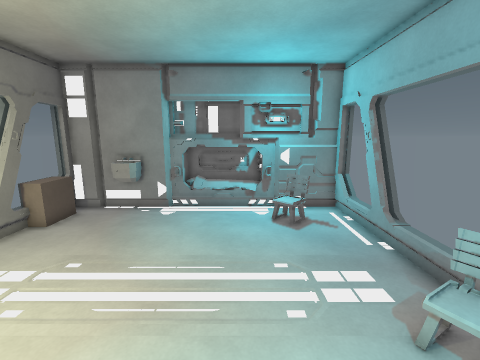
[1] (above)

12 first-person views from a walk through a 3-D level made in the Godot game engine. The camera is 1.5 m above the floor, tilts 10° down and sees 90° across. The floor is counted in squares, 0.5 m on a side. Each view is taken from the middle of a square. On the plan, view 1 faces up. The plan holds only what a view shows up to about 19 squares ahead; the rest is blank. Surface patterns are stand-ins for the level's own textures.

[2]
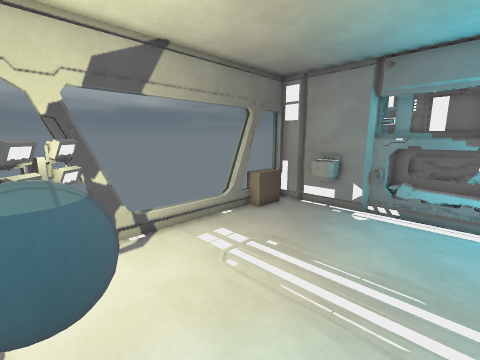

[3]
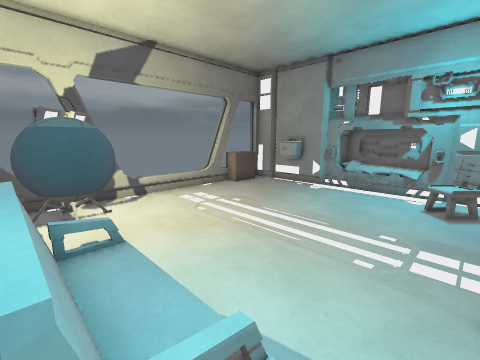

[4]
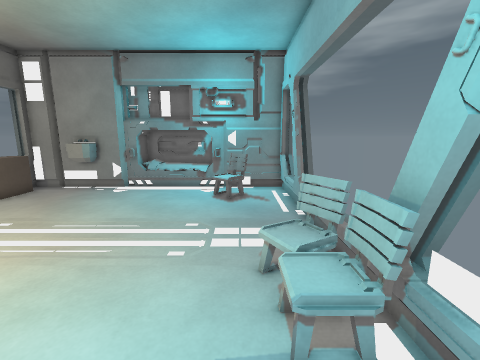

[5]
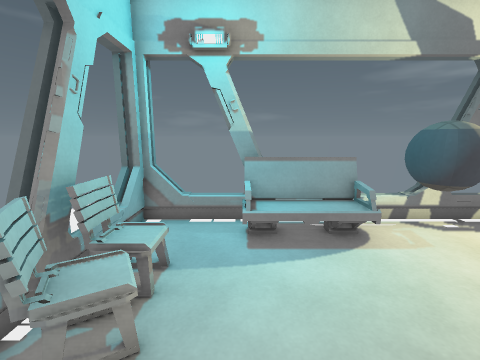

[6]
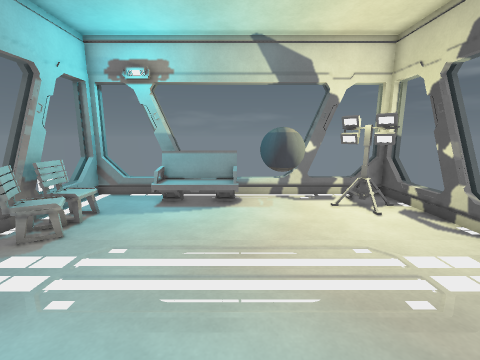

[7]
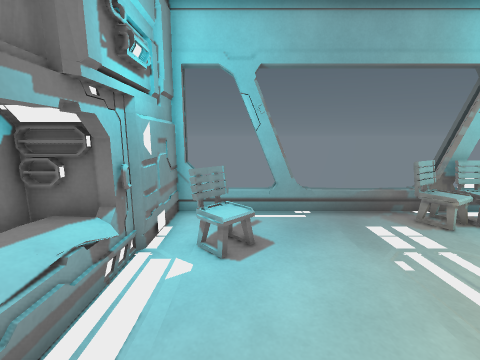

[8]
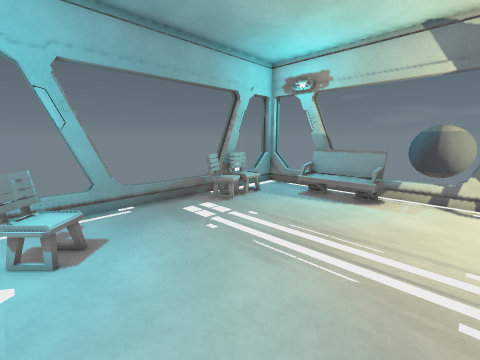

[9]
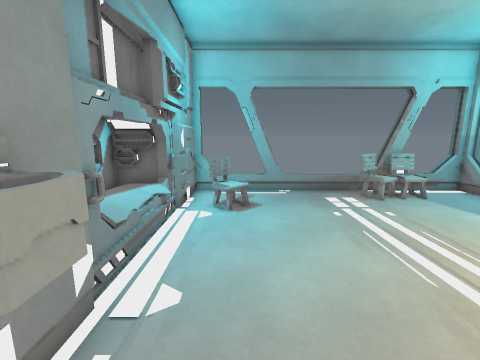

[10]
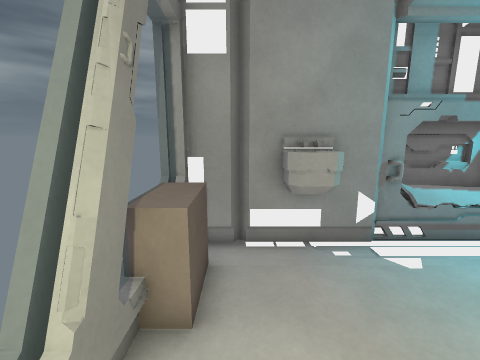

[11]
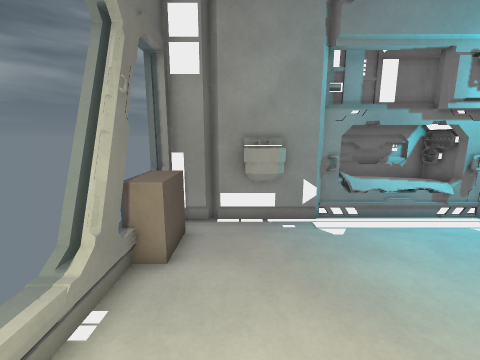

[12]
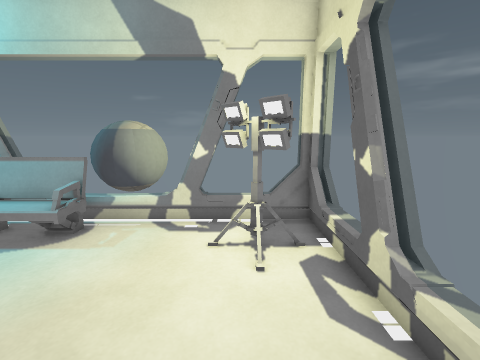

### Floor plan
Key: @ floor where view 1 was taken; # wall or solid block; . main floor; : floor 0.5 m higher than the main floor; = window, fence, low wall or low ledge; v drop or lower ground; B bed; S sink; C chair; E bench; O other object.
Columns run from 10 left of view 1 to 6 right of it. Each row starts with its distance up from view 1.
 16        BBBBB
 15        BBBBB
 14 ######BBBBBBB##
 13 ##.SS# ..... ####
 12 #O..S........C..#
 11 #O..........O...#
 10 #O.............##
  9 ##.............##
  8  ...............
  7  ...............
  6  ...............
  5  ..............#
  4  .............OC
  3 ##.............C#
  2 ###...........Ov#
  1   ##.###........#
  0   =#####.:@:....#
 -1        #=EEEE..##
 -2        ##  ######

Positions as (right, up) in squares from view 1, and headings:
1: (0, 0), facing up
2: (0, 0), facing up-left
3: (3, -1), facing up-left
4: (3, -1), facing up
5: (2, 7), facing down
6: (-2, 11), facing down
7: (-4, 11), facing right
8: (-5, 12), facing down-right
9: (-8, 11), facing right
10: (-8, 7), facing up
11: (-7, 5), facing up
12: (-7, 7), facing down
